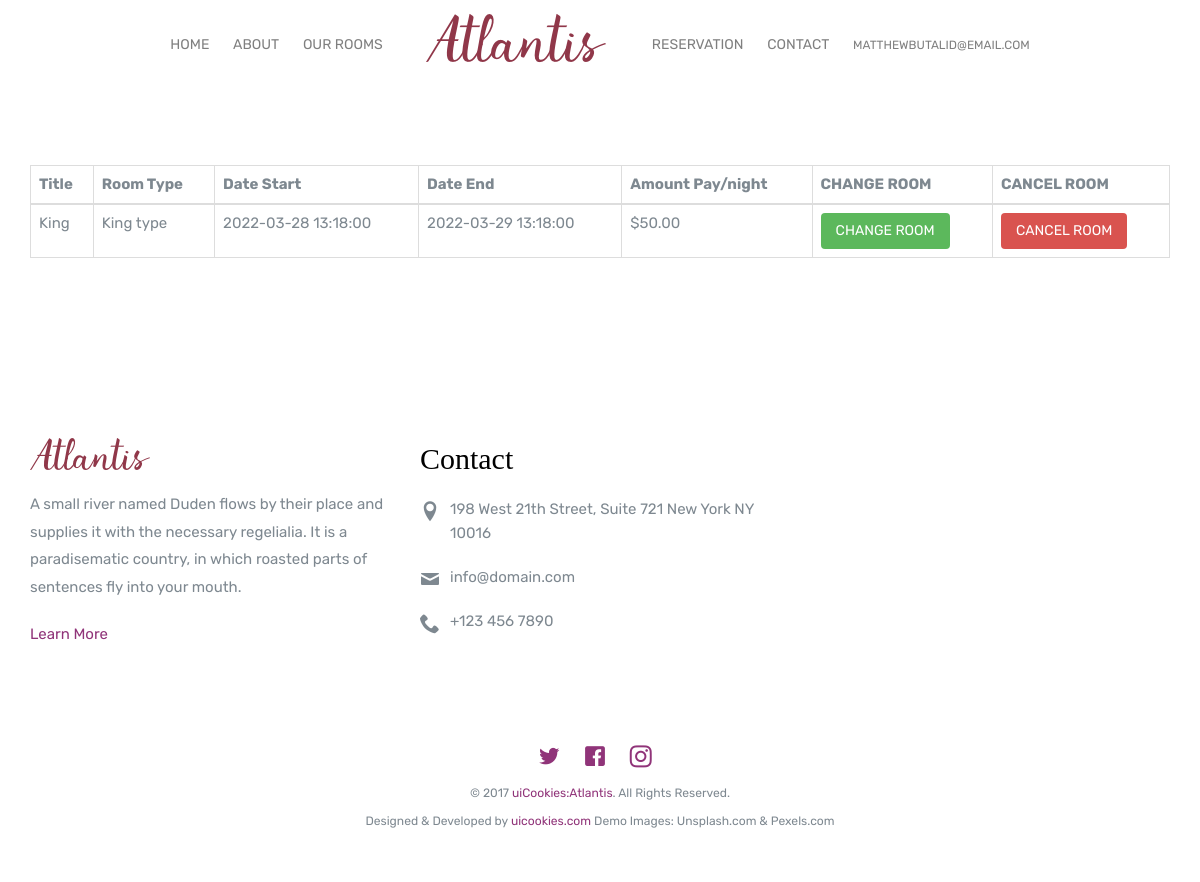
/book.php (signed in), run on the app's committed database.
### tables this page shows
CREATE TABLE `reservation` (
  `id` int(11) NOT NULL,
  `customer_id` int(11) NOT NULL,
  `room_id` int(11) NOT NULL,
  `date_start` datetime NOT NULL,
  `date_end` datetime NOT NULL,
  `amount` decimal(12,0) NOT NULL
);

CREATE TABLE `room` (
  `id` int(11) NOT NULL,
  `title` varchar(300) NOT NULL,
  `type` varchar(300) NOT NULL,
  `image` varchar(300) NOT NULL,
  `description` varchar(300) NOT NULL,
  `quantity` int(50) NOT NULL,
  `price` decimal(10,2) NOT NULL
);

### book.php (the view, shortened to what this page needs)
<?php
include('security.php');
include('header.php');
?>
<section class="probootstrap-section">
    <div class="container">
      <div class="row">
        <div class="col-md-12">
            <div class="table-responsive">
            <?php
                $query = "SELECT room.title, room.type, room.price, reservation.id, reservation.date_start, reservation.date_end FROM reservation INNER JOIN room ON room.id = reservation.room_id
                WHERE reservation.customer_id = $userid";
                $query_run = mysqli_query($connection, $query);
            ?>
                <table class="table table-bordered" id="dataTable" width="100%" cellspacing="0">
                <thead>
                    <tr>
                    <th> Title </th>
                    <th> Room Type </th>
                    <th> Date Start </th>
                    <th> Date End </th>
                    <th> Amount Pay/night </th>
                    <th> CHANGE ROOM </th>
                    <th> CANCEL ROOM </th>
                    </tr>
                </thead>
                <tbody>
                <?php
            if(mysqli_num_rows($query_run) > 0)
            {
                while($row = mysqli_fetch_assoc($query_run))
                {
          ?>
                    <tr>
                    <td><?php echo $row['title']; ?></td>
                    <td><?php echo $row['type']; ?></td>
                    <td><?php echo $row['date_start']; ?></td>
                    <td><?php echo $row['date_end']; ?></td>
                    <td>$<?php echo $row['price']; ?></td>
                    <td>
                        <form action="book_edit.php" method="post">
                            <button  type="submit" name="reservation_edit" class="btn btn-success" data-toggle="modal" data-target="#changeRoom"> CHANGE ROOM</button>
                        </form>
                    </td>
                    <td>
                        <form action="code.php" method="post">
                            <button type="submit" name="cancel_room" class="btn btn-danger"> CANCEL ROOM</button>
                        </form>
                    </td>
                    </tr>
                    <?php
                }
            }
            else {
            echo "No Record Found";
            }
          ?>
                </tbody>
                </table>
            </div>
        </div>
      </div>
    </div>
</section>
<?php include('footer.php')?>

### data on the page
reservation: room.title "King", room.type "King type", date_start "2022-03-28 13:18:00", date_end "2022-03-29 13:18:00", room.price "50.00"

### other printed values
$_SESSION['cusername'] "MATTHEWBUTALID@EMAIL.COM"
